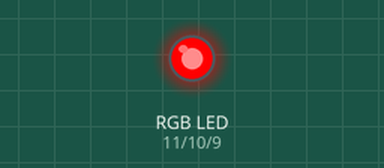
Bench run of a sketch on a simulated Arduino Uno, built with avr-gcc and run on an emulated ATmega328P. On the bench: an RGB LED mixed from three pins (HIGH = lit).

Above: at 0.05 s.
At 2.05 s:
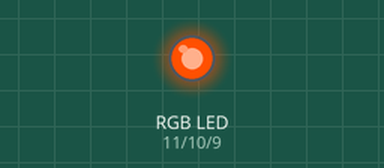
At 4.0 s:
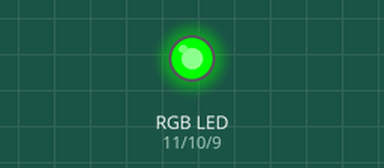
At 5.0 s:
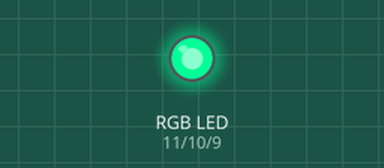
At 6.0 s:
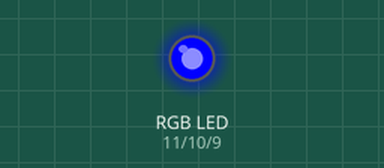
At 8.0 s:
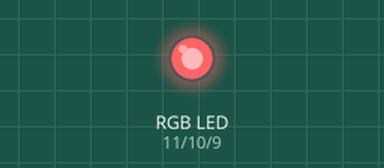
Timing chart, 0 to 10.4 s (numbered marks = the images above):
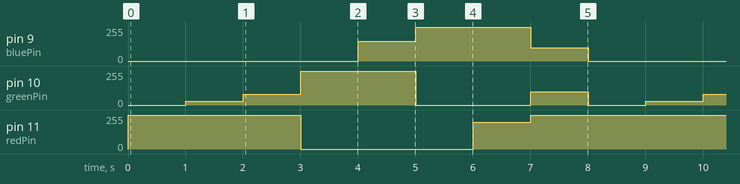

Measured:
- by itself, pin 9 (bluePin): repeats every 8.0 s: 255/255 2.0 s, 100/255 1.0 s, 0/255 4.0 s, 150/255 1.0 s
- by itself, pin 10 (greenPin): repeats every 8.0 s: 80/255 1.0 s, 255/255 2.0 s, 0/255 2.0 s, 100/255 1.0 s, 0/255 1.0 s, 30/255 1.0 s
- by itself, pin 11 (redPin): repeats every 8.0 s: 0/255 3.0 s, 200/255 1.0 s, 255/255 4.0 s

The sketch:

RGB_blink.ino
```cpp
int redPin = 11;
int greenPin = 10;
int bluePin = 9;

void setup(){
  pinMode(redPin, OUTPUT);
  pinMode(greenPin, OUTPUT);
  pinMode(bluePin, OUTPUT);
}

void loop ()
  {
    setColor(255, 0, 0); //red
    delay(1000);
    setColor(255, 30, 0); // orange
    delay(1000);
    setColor(255, 80, 0); //yellow
    delay(1000);
    setColor(0, 255, 0); //green
    delay(1000);
    setColor(0, 255, 150); // cyan
    delay(1000);
    setColor(0, 0, 255); //blue
    delay(1000);
    setColor(200, 0, 255); //purple
    delay(1000);
    setColor(255,100,100); //white
    delay(1000);
  }

void setColor(int red, int green, int blue)
{
  analogWrite(redPin, red);
  analogWrite(greenPin, green);
  analogWrite(bluePin, blue);
}
```
